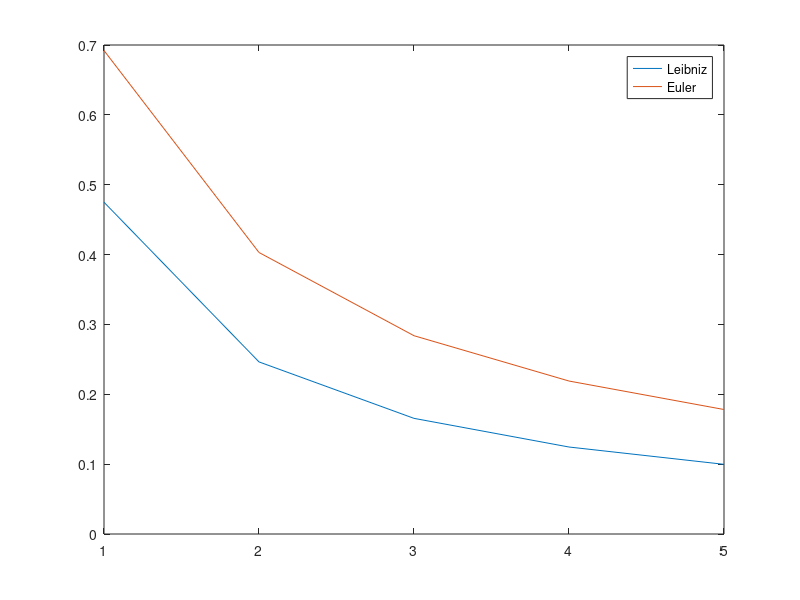

Write the MATLAB code that produced this figure.
% Solution of the hands-on with for loop

N = input('N for pi approx? ');

pi_Leibniz = zeros(1, N);
pi_Euler = zeros(1, N);

s_pi_L = 0;
s_pi_E = 0;

for ii = 1 : N
    s_pi_L = s_pi_L + 1/(4*(ii - 1) + 1) / (4*(ii - 1) + 3);
    s_pi_E = s_pi_E + 1 / ii ^ 2;
    pi_Leibniz(ii) = s_pi_L;
    pi_Euler(ii) = s_pi_E;
end
pi_Leibniz = 8 .* pi_Leibniz;
pi_Euler = sqrt(6 .* pi_Euler);

err_L = abs(pi - pi_Leibniz);
err_E = abs(pi - pi_Euler);

x = 1:N;

plot(x, err_L, x, err_E)
legend('Leibniz', 'Euler')

fprintf('Error for Leibniz after %d iters is %g\n', N, abs(pi-pi_Leibniz(end)))
fprintf('Error for Euler after %d iters is %g\n', N, abs(pi-pi_Euler(end)))